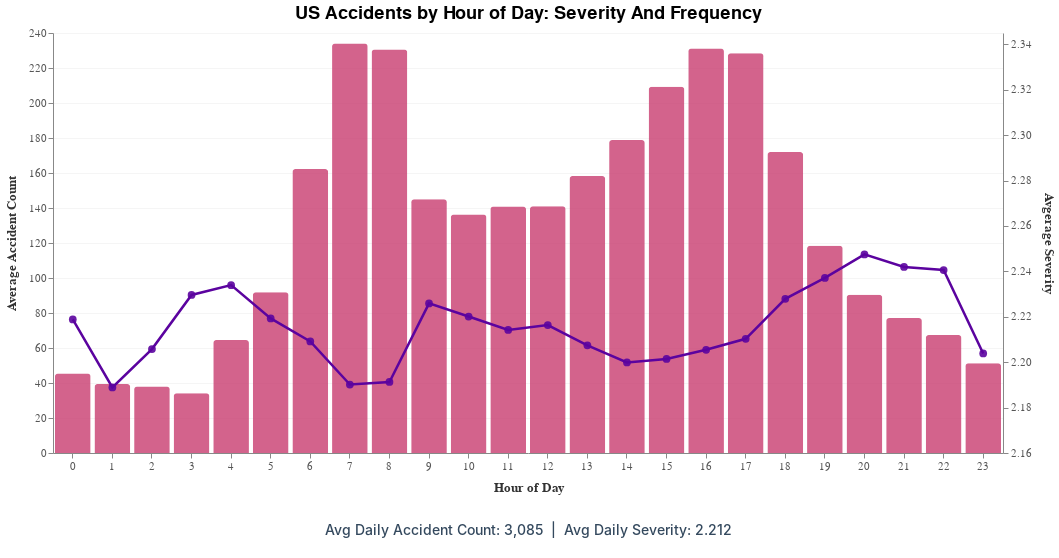

Write notebook code for a chart like this one.
### Code cell
day_dropdown = alt.binding_select(
    options=['All', 'Weekdays', 'Weekends', 'Monday', 'Tuesday', 'Wednesday', 'Thursday', 'Friday', 'Saturday', 'Sunday'],
    name='Day of Week: '
)
day_selection = alt.selection_point(fields=['day_filter'], bind=day_dropdown, value='All')

base = alt.Chart(combined_data).add_params(day_selection).transform_filter(day_selection)

bars = base.mark_bar(
    opacity=0.85,
    color='#cc4878',
    cornerRadiusTopLeft=3,
    cornerRadiusTopRight=3
).encode(
    x=alt.X('Hour:O', 
            title='Hour of Day',
            axis=alt.Axis(
                labelAngle=0,
                labelFontSize=11,
                titleFontSize=13,
                titlePadding=10,
                grid=False
            )),
    y=alt.Y('Crash_Count:Q', 
            title='Average Accident Count',
            axis=alt.Axis(
                labelFontSize=11,
                titleFontSize=13,
                titlePadding=10,
                gridOpacity=0.3
            )),
    tooltip=[
        alt.Tooltip('Hour:O', title='Hour'),
        alt.Tooltip('Crash_Count:Q', title='Accident Count', format='.1f'),
        alt.Tooltip('Avg_Severity:Q', title='Severity', format='.2f')
        # alt.Tooltip('Pct_Severe:Q', title='% of Severity 4', format='.1f')
    ]
)

line = base.mark_line(
    color='#5b039f',
    strokeWidth=2.5,
    point=alt.OverlayMarkDef(filled=True, size=60, color='#5b039f', opacity=0.9)
).encode(
    x=alt.X('Hour:O'),
    y=alt.Y('Avg_Severity:Q', 
            title='Avgerage Severity',
            scale=alt.Scale(domain=[2.16, 2.345]),
            axis=alt.Axis(
                labelFontSize=11,
                titleFontSize=13,
                titlePadding=10,
                gridOpacity=0.3
            )),
    tooltip=[
        alt.Tooltip('Hour:O', title='Hour'),
        alt.Tooltip('Crash_Count:Q', title='Accident Count', format='.1f'),
        alt.Tooltip('Avg_Severity:Q', title='Severity', format='.2f')
        # alt.Tooltip('Pct_Severe:Q', title='% of Severity 4', format='.1f')
    ]
)

main_chart = alt.layer(bars, line).resolve_scale(
    y='independent'
).properties(
    width=950,
    height=420,
    title={
        "text": "US Accidents by Hour of Day: Severity And Frequency",
        "fontSize": 18,
        "fontWeight": 600,
        "anchor": "middle"
    }
)
main_chart

stats_text = base.mark_text(
    align='center',
    baseline='top',
    fontSize=14,
    fontWeight=500,
    color='#34495e',
    dy=10
).encode(
    x=alt.value(475),
    y=alt.value(0),
    text='stat_text:N'
).transform_aggregate(
    stat_text='max(stat_text)',
    groupby=['day_filter']
)

final_chart = alt.vconcat(
    main_chart,
    stats_text.properties(height=39)
).configure_view(
    strokeWidth=0
).configure_axis(
    labelColor='#555',
    titleColor='#333'
)

final_chart

### Figure 1 — Vega-Lite specification as saved in the notebook (floating-point values rounded to 4 significant figures; data arrays with more than 128 entries replaced by an {"elided": "..."} marker saying what was removed)
{"config": {"view": {"continuousWidth": 300, "continuousHeight": 300, "strokeWidth": 0}, "axis": {"labelColor": "#555", "titleColor": "#333"}}, "vconcat": [{"layer": [{"mark": {"type": "bar", "color": "#cc4878", "cornerRadiusTopLeft": 3, "cornerRadiusTopRight": 3, "opacity": 0.85}, "encoding": {"tooltip": [{"field": "Hour", "title": "Hour", "type": "ordinal"}, {"field": "Crash_Count", "format": ".1f", "title": "Accident Count", "type": "quantitative"}, {"field": "Avg_Severity", "format": ".2f", "title": "Severity", "type": "quantitative"}], "x": {"axis": {"grid": false, "labelAngle": 0, "labelFontSize": 11, "titleFontSize": 13, "titlePadding": 10}, "field": "Hour", "title": "Hour of Day", "type": "ordinal"}, "y": {"axis": {"gridOpacity": 0.3, "labelFontSize": 11, "titleFontSize": 13, "titlePadding": 10}, "field": "Crash_Count", "title": "Average Accident Count", "type": "quantitative"}}, "name": "view_9", "transform": [{"filter": {"param": "param_5"}}]}, {"mark": {"type": "line", "color": "#5b039f", "point": {"color": "#5b039f", "filled": true, "opacity": 0.9, "size": 60}, "strokeWidth": 2.5}, "encoding": {"tooltip": [{"field": "Hour", "title": "Hour", "type": "ordinal"}, {"field": "Crash_Count", "format": ".1f", "title": "Accident Count", "type": "quantitative"}, {"field": "Avg_Severity", "format": ".2f", "title": "Severity", "type": "quantitative"}], "x": {"field": "Hour", "type": "ordinal"}, "y": {"axis": {"gridOpacity": 0.3, "labelFontSize": 11, "titleFontSize": 13, "titlePadding": 10}, "field": "Avg_Severity", "scale": {"domain": [2.16, 2.345]}, "title": "Avgerage Severity", "type": "quantitative"}}, "transform": [{"filter": {"param": "param_5"}}]}], "height": 420, "resolve": {"scale": {"y": "independent"}}, "title": {"text": "US Accidents by Hour of Day: Severity And Frequency", "fontSize": 18, "fontWeight": 600, "anchor": "middle"}, "width": 950}, {"mark": {"type": "text", "align": "center", "baseline": "top", "color": "#34495e", "dy": 10, "fontSize": 14, "fontWeight": 500}, "encoding": {"text": {"field": "stat_text", "type": "nominal"}, "x": {"value": 475}, "y": {"value": 0}}, "height": 39, "name": "view_10", "transform": [{"filter": {"param": "param_5"}}, {"aggregate": [{"op": "max", "field": "stat_text", "as": "stat_text"}], "groupby": ["day_filter"]}]}], "data": {"name": "data-7d25731d792ecb9f19502766f453d326"}, "params": [{"name": "param_5", "select": {"type": "point", "fields": ["day_filter"]}, "bind": {"input": "select", "options": ["All", "Weekdays", "Weekends", "Monday", "Tuesday", "Wednesday", "Thursday", "Friday", "Saturday", "Sunday"], "name": "Day of Week: "}, "value": "All", "views": ["view_9", "view_10"]}], "$schema": "https://vega.github.io/schema/vega-lite/v5.20.1.json", "datasets": {"data-7d25731d792ecb9f19502766f453d326": {"elided": "240 records"}}}
